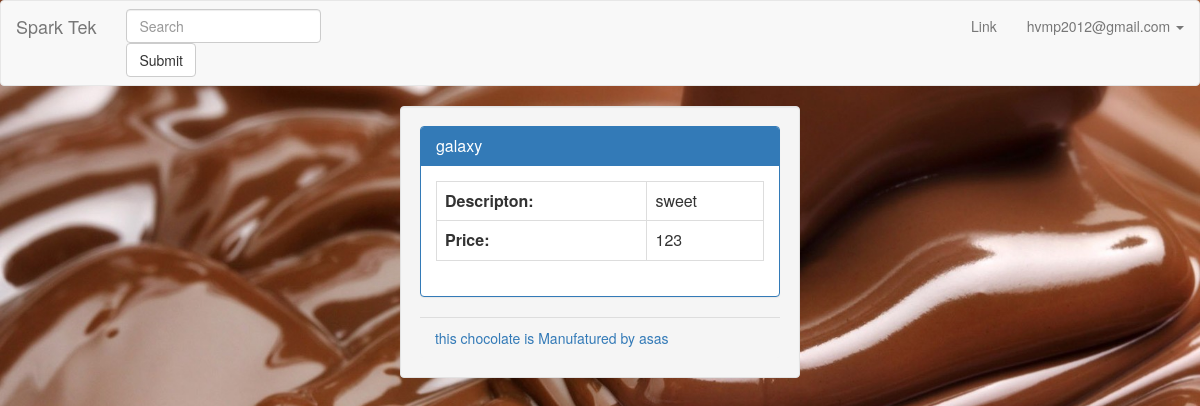
/register/chocolate/info/1/ (signed in), run on the app's committed database.
### registration/models.py (models this page shows, shortened)
class User(AbstractBaseUser):
    user_id = models.AutoField(primary_key=True)
    user_first_name = models.CharField(_('First Name'), max_length=32, blank=True, null=True,
                                  validators=[RegexValidator(regex='^[A-Za-z]*$')])
    user_last_name = models.CharField(_('Last Name'), max_length=32, blank=True, null=True,
                                    validators=[RegexValidator(regex='^[A-Za-z]*$')])
    email = models.EmailField(_('Email'), db_index=True, unique=True)
    user_dob = models.DateField(_('Birth Date'), blank=True, null=True)
    user_gender = models.CharField(_('Gender'), max_length=1, choices=GENDER, blank=True, null=True)
    user_github = models.CharField(_('Github Profile'),max_length=100,blank=True )
    user_linkedin = models.CharField(_('Linkedin Profile'),max_length=100,blank=True )
    user_bio = models.CharField(_('Short Bio'), max_length=1000,blank=True )
    user_occupation = models.CharField(_('Occupation'), max_length=100,blank=True )
    user_nationality = models.CharField(_('Nationality'), max_length=100,blank=True )
    date_joined = models.DateTimeField(auto_now_add=True)
    username = models.CharField(_('username'), max_length=32, blank=False, unique=True)
    is_active = models.BooleanField(default=True)
    is_admin = models.BooleanField(default=False)
    objects = MyUserManager()
    USERNAME_FIELD = 'email'
    REQUIRED_FIELDS = ['username']

class Chocolate(models.Model):
    id = models.AutoField(primary_key=True)
    name = models.CharField(_('Chocolate Name'),max_length=100,blank=True )
    description = models.CharField(_('Chocolate Description'),max_length=1000,blank=True )
    manufacturer = models.CharField(_('Chocolate Manufacturer'),max_length=100,blank=True )
    price = models.IntegerField(_('Chocolate Price'),
                                 validators=[MaxValueValidator(1000), MinValueValidator(0)],
                                 help_text=_('4 digits maximum'), blank=True, null=True)

### registration/views.py (the view)
# urls.py: url( r'^chocolate/info/(?P<choco_id>\d+)/$', ChocolateDetailsView.as_view(), name="chocolate_detail"),
class ChocolateDetailsView(DetailView):
	template_name = "chocolate_detail.html"
	def get_object(self, queryset=None):
		choco_id = self.kwargs['choco_id']
		obj = Chocolate.objects.get(id=choco_id)
		if obj:
			return obj
		else:
			raise Http404("No details Found.")

### registration/templates/chocolate_detail.html (shortened to what this page needs)
{% extends 'base.html' %}
{% load register_extras %}
{% load staticfiles %}
{% block body %}
<body><div class="col-md-4 col-md-offset-4 well">
<div class="panel panel-primary">
<div class="panel-heading">
  <h6 class="panel-title">
{{ object.name }}</h6>
</div>
<div class="panel-body">
    <table class="table table-hover table-bordered table-responsive">
<tr>
 <th>Descripton:</th> <td>{{ object.description }}</td>
</tr><th>Price: </th><td>{{ object.price }}</td>          </table>
</div>
</div>
<div class="panel-footer">this chocolate is Manufatured by {{ object.manufacturer }}</div>
</div>
{% endblock body %}

### registration/templates/navbar.html (shortened to what this page needs)
<nav class="navbar navbar-default">
    <div class="container-fluid">
        <div class="navbar-header">
            <a class="navbar-brand" href="#">Spark Tek</a>
        </div>
        <form class="navbar-form navbar-left" role="search">
            <div class="form- group">
                <input type="text" class="form-control" placeholder="Search">
            </div>
            <button type="submit" class="btn btn-default">Submit</button>
        </form>
        <ul class="nav navbar-nav navbar-right">
            <li><a href="#">Link</a></li>
            <li class="dropdown">
                {% if user.is_anonymous %}
                    <a href="#" class="dropdown-toggle" data-toggle="dropdown" role="button" aria-haspopup="true" aria-expanded="false">Dropdown <span class="caret"></span></a>
                    <ul class="dropdown-menu">
                    <li><a href="{%  url 'register_user' %}">Sign Up</a></li>
                    <li><a href="{% url 'in' %}">Sign In</a></li>
                {% else %}
                    <a href="#" class="dropdown-toggle" data-toggle="dropdown" role="button" aria-haspopup="true" aria-expanded="false">{{ request.user.email }} <span class="caret"></span></a>
                    <ul class="dropdown-menu">
                    <li>
                        <div class="btn-group">
                    <a class="btn-new btn-nav btn-white" data-toggle="dropdown">
                {% endif %}
                </ul>
                </li>
                </ul>
    </div>
</nav>

### data on the page
User: user.email "hvmp2012@gmail.com"
Chocolate: name "galaxy", description "sweet", price "123", manufacturer "asas"
